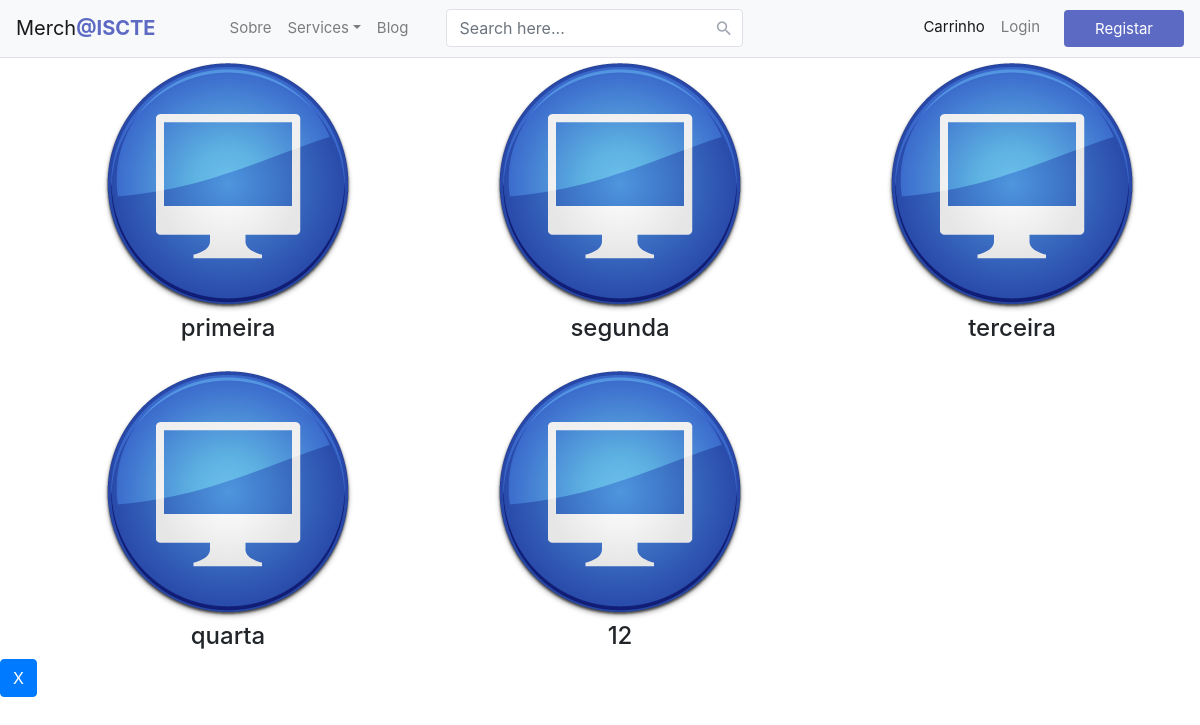
The page /loja/ on the database its author committed.
### loja/models.py (models this page shows, shortened)
class Categoria(models.Model):
    categoria_nome = models.CharField(max_length=100)
    foto = models.CharField(max_length=100, default='/static/media/computer.png')

### loja/views.py (the view)
# urls.py: path("", views.index, name="index"),
def index(request):
    lista_categoria = Categoria.objects.all()
    context = {'lista_categoria': lista_categoria}
    return render(request, 'loja/index.html', context)

### loja/templates/loja/index.html (shortened to what this page needs)
<!DOCTYPE html>
<html lang="en">
<head>
    {% load static %}
    <link href="{% static 'loja/css/style.css' %}" rel="stylesheet" type="text/css">
    <link href="https://stackpath.bootstrapcdn.com/bootstrap/4.5.0/css/bootstrap.min.css" rel="stylesheet">
    <link href="https://maxcdn.bootstrapcdn.com/font-awesome/4.7.0/css/font-awesome.min.css" rel="stylesheet">
</head>
<body>
{% block headerblock %}
<header class="section-header">
    <nav class="navbar navbar-expand-lg navbar-light bg-light">
        <a class="navbar-brand" href="{% url 'loja:index' %}">Merch<b>@ISCTE</b></a>
        <div class="collapse navbar-collapse justify-content-start" id="navbarCollapse">
            <div class="navbar-nav">
                <a class="nav-item nav-link" href="#sobre">Sobre</a>
                <div class="nav-item dropdown">
                    <a class="nav-item nav-link dropdown-toggle" data-toggle="dropdown" href="#">Services</a>
                </div>
                <a class="nav-item nav-link" href="#">Blog</a>
            </div>
            <form class="navbar-form form-inline">
                <div class="input-group search-box">
                    <input class="form-control" id="search" placeholder="Search here..." type="text">
                    <div class="input-group-append">
                        <span class="input-group-text"><i class="material-icons">&#xE8B6;</i></span>
                    </div>
                </div>
            </form>
            <div class="navbar-nav action-buttons ml-auto">
                <a class="nav-item nav-link active" href="{% url 'loja:carrinho' %}">Carrinho</a>
                {% if not request.user.is_authenticated %}
                <a class="nav-item nav-link dropdown-toggle mr-3" data-toggle="dropdown" href="#">Login</a>
                <a class="btn btn-primary" href="{% url 'loja:registaruser' %}">Registar</a>
                {% else %}
                <a class="nav-item nav-link active" href="{% url 'loja:perfil' %}">Perfil</a>
                <a class="nav-item nav-link dropdown-toggle mr-3" href="{% url 'loja:logoutview' %}">Logout</a>
                {% endif %}
            </div>
        </div>
    </nav>
</header>
{% endblock %}
{% block blocobody %}
{% if lista_categoria %}
<ul class="common-list">
    {% for categoria in lista_categoria %}
    <li class="common-list-item">
        <a href="#">
            <img max-width="30px" src="{{ categoria.foto }}">
        </a>
        <h4>{{ categoria.categoria_nome }}</h4>
    </li>
    {% endfor %}
</ul>
{% else %}
<p>Nao ha categorias disponíveis.</p>
{% endif %}
{% endblock %}
{% block lista-main %}
<a class="btn btn-primary" href="#">X</a>
{% endblock %}
</body>
</html>

### loja/static/loja/css/style.css (style rules this page uses)
ul { margin: 0 auto; text-align: center; }
li { display: inline-block; vertical-align: top; }
.common-list { max-width: 1200px; margin: 0 auto; display: grid; grid-gap: 1rem; }
@media (min-width: 600px) { .common-list { grid-template-columns: repeat(2, 1fr); } }
@media (min-width: 900px) { .common-list { grid-template-columns: repeat(3, 1fr); } }
body { font-family: 'Varela Round', sans-serif; }
.form-control { box-shadow: none; border-radius: 4px; }
.navbar { background: #fff; padding-left: 16px; padding-right: 16px; border-bottom: 1px solid #dfe3e8; border-radius: 0; }
.navbar .navbar-brand { padding-left: 0; font-size: 20px; padding-right: 50px; }
.navbar .navbar-brand b { color: #5c6ac4; }
.navbar .form-inline { display: inline-block; }
.navbar .navbar-nav { position: relative; }
.navbar a, .navbar a:active { color: #888; font-size: 15px; background: transparent; }
.search-box { position: relative; }
.search-box input { padding-right: 35px; border-color: #dfe3e8; border-radius: 4px !important; box-shadow: none }
.search-box .input-group-text { min-width: 35px; border: none; background: transparent; position: absolute; right: 0; z-index: 9; padding: 7px; height: 100%; }
.search-box i { color: #a0a5b1; font-size: 19px; }
.navbar .btn-primary, .navbar .btn-primary:active { color: #fff; background: #5c6ac4 !important; padding-top: 8px; padding-bottom: 6px; border-radius: 4px; vertical-align: middle; border: none; min-width: 120px; margin: 2px 0; }
.navbar .action-buttons .dropdown-toggle::after { display: none; }
.navbar .navbar-form { border: none; }
@media (min-width: 1200px) { .form-inline .input-group { width: 300px; margin-left: 30px; } }

### rows shown on the page
Categoria: foto (picture), categoria_nome "primeira"
Categoria: foto (picture), categoria_nome "segunda"
Categoria: foto (picture), categoria_nome "terceira"
Categoria: foto (picture), categoria_nome "quarta"
Categoria: foto (picture), categoria_nome "12"
